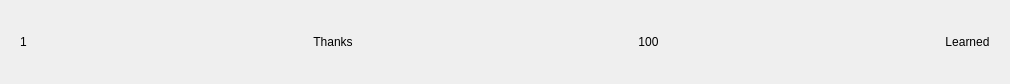
<?xml version="1.0" encoding="UTF-8"?>
<ui version="4.0">
 <class>Form</class>
 <widget class="QWidget" name="Form">
  <property name="geometry">
   <rect>
    <x>0</x>
    <y>0</y>
    <width>1010</width>
    <height>84</height>
   </rect>
  </property>
  <property name="windowTitle">
   <string>Form</string>
  </property>
  <layout class="QHBoxLayout" name="horizontalLayout">
   <item>
    <widget class="QWidget" name="widget__" native="true">
     <layout class="QHBoxLayout" name="horizontalLayout_22">
      <item>
       <widget class="QLabel" name="label__ID">
        <property name="text">
         <string>1</string>
        </property>
        <property name="alignment">
         <set>Qt::AlignCenter</set>
        </property>
       </widget>
      </item>
      <item>
       <spacer name="horizontalSpacer_5">
        <property name="orientation">
         <enum>Qt::Horizontal</enum>
        </property>
        <property name="sizeHint" stdset="0">
         <size>
          <width>40</width>
          <height>20</height>
         </size>
        </property>
       </spacer>
      </item>
      <item>
       <widget class="QLabel" name="label__word">
        <property name="text">
         <string>Thanks</string>
        </property>
        <property name="alignment">
         <set>Qt::AlignCenter</set>
        </property>
       </widget>
      </item>
      <item>
       <spacer name="horizontalSpacer_3">
        <property name="orientation">
         <enum>Qt::Horizontal</enum>
        </property>
        <property name="sizeHint" stdset="0">
         <size>
          <width>40</width>
          <height>20</height>
         </size>
        </property>
       </spacer>
      </item>
      <item>
       <widget class="QLabel" name="label__score">
        <property name="text">
         <string>100</string>
        </property>
        <property name="alignment">
         <set>Qt::AlignCenter</set>
        </property>
       </widget>
      </item>
      <item>
       <spacer name="horizontalSpacer_4">
        <property name="orientation">
         <enum>Qt::Horizontal</enum>
        </property>
        <property name="sizeHint" stdset="0">
         <size>
          <width>40</width>
          <height>20</height>
         </size>
        </property>
       </spacer>
      </item>
      <item>
       <widget class="QLabel" name="label__learned">
        <property name="text">
         <string>Learned</string>
        </property>
        <property name="alignment">
         <set>Qt::AlignCenter</set>
        </property>
       </widget>
      </item>
     </layout>
    </widget>
   </item>
  </layout>
 </widget>
 <resources/>
 <connections/>
</ui>
